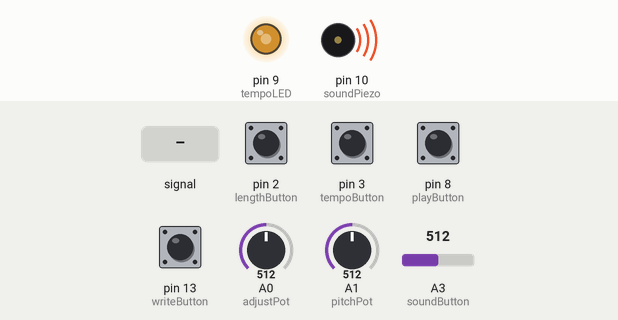
A sketch run on a simulated Arduino Uno, built with avr-gcc and run on an emulated ATmega328P. On the bench: output pins drawn as LEDs (lit = HIGH), buzzer (waves = sounding). The test bench sets the inputs (shaded band); at power-on: pin 2 (lengthButton), pin 3 (tempoButton), pin 8 (playButton), pin 13 (writeButton) LOW, A0 (adjustPot) = 512, A1 (pitchPot) = 512, A3 (soundButton) = 512.

Above: at 1.2 s.
1.3 s: A3 (soundButton) fed a 200 Hz sine of ±81 counts around its level
At 2.07 s:
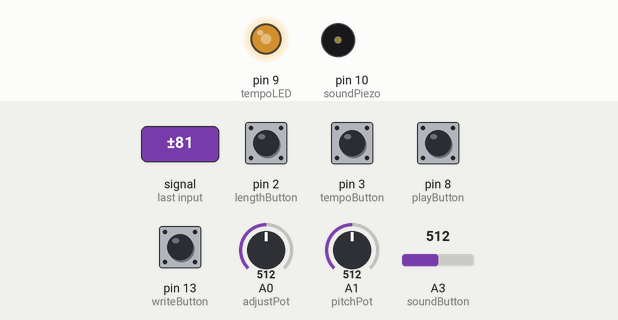
4.3 s: pin 3 (tempoButton) pulled HIGH for 0.15 s
At 4.6 s:
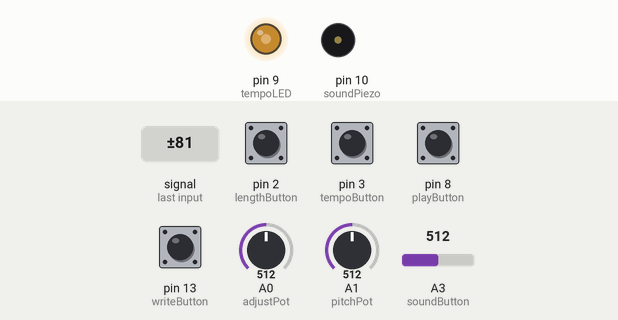
5.9 s: pin 8 (playButton) pulled HIGH for 0.15 s
At 7.2 s:
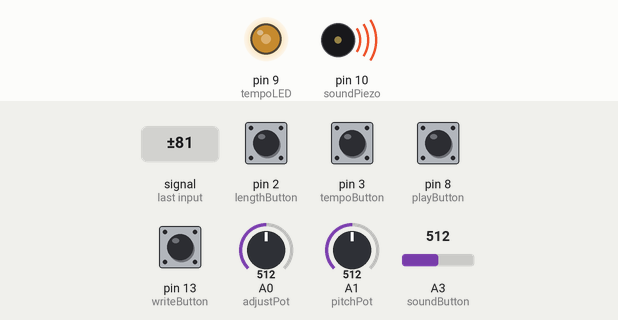
9.0 s: pin 2 (lengthButton) pulled HIGH for 0.15 s
At 9.5 s:
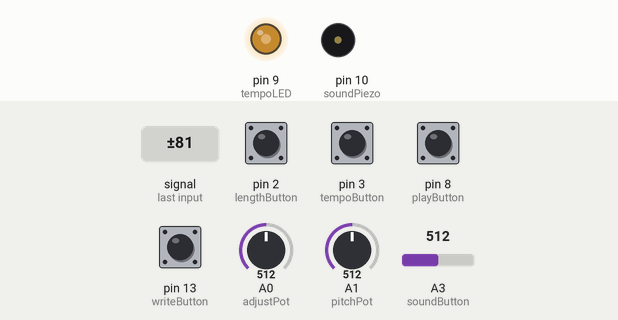
10.7 s: pin 8 (playButton) pulled HIGH for 1 s
At 11.5 s:
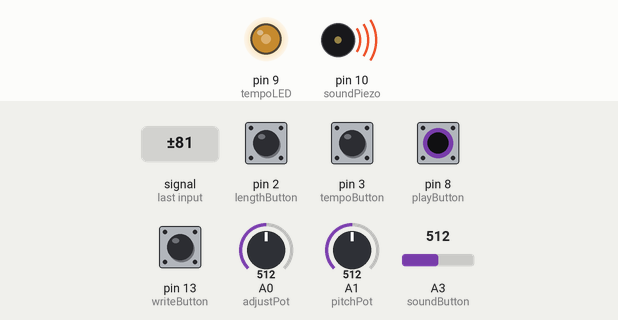
Timing chart, 0 to 14.4 s (numbered marks = the images above; inputs shaded):
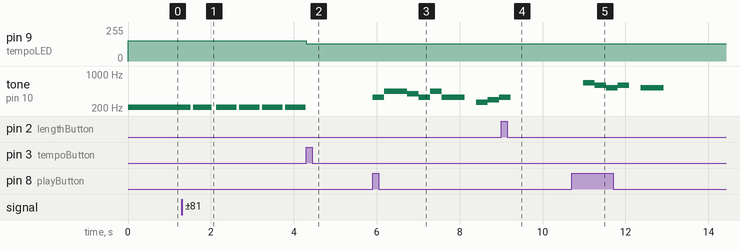

The sketch:

ArduinoMusicSequencer3.ino
```cpp
// Set up LCD.
#include <LiquidCrystal.h>
LiquidCrystal lcd(11, 12, 4, 5, 6, 7);

// Digital Pins
const int lengthButton = 2;
const int tempoButton = 3;
const int playButton = 8;
const int tempoLED = 9;
const int soundPiezo = 10;
const int writeButton = 13;

// Analog Pins
const int adjustPot = 0;
const int pitchPot = 1;

// soundButton could be a Digital Input, but
// it is an Analog Pin since all other
// Digital Pins are used.
const int soundButton = 3;


// Array of names of Notes (to be displayed on LCD
// CLR and REST are special commands and hence have special "frequencies".
const char* Notes[] =  {"CLR", "REST", "A1", "A#1", "B1", "C2", "C#2", "D2", "D#2", "E2", "F2", "F#2", "G2", "G#2", "A2", "A#2", "B2", "C3", "C#3", "D3", "D#3", "E3", "F3", "F#3", "G3", "G#3", "A3", "A#3", "B3", "C4", "C#4", "D4", "D#4", "E4", "F4", "F#4", "G4", "G#4", "A4", "A#4", "B4", "C5", "C#5", "D5", "D#5", "E5", "F5", "F#5", "G5", "G#5", "A5"};
// Parallel Array of Frequencies
const int Frequencies[] = {-1,     0,   55,    58,   62,   65,    69,   73,    78,   82,   87,    92,   98,   104,  110,   117,  123,  131,   139,  147,   156,  165,  175,   185,  196,   208,  220,   233,  247,  262,   277,  294,   311,  330,  349,   370,  392,   415,  440,   466,  494,  523,   554,  587,   622,  659,  698,   740,  784,   831,  880};


const int minPatternLength = 4;
const int maxPatternLength = 64;
volatile int patternLength = 20;

volatile int pattern[maxPatternLength];

// This variable will change based on the desired tempo.
// The lower this value, the faster the tempo.
volatile int delayTime = 250;

// When the user plays a note simply to hear the tone,
// (not actually write it) the note plays for this many
// many milliseconds.
const int testNoteLength = 250;


// These are simple initial values for certain variables,
// used so the LCD has something to display immediatley on startup.
const int initialPitchValue = 0;
const int initialLocationValue = 0;
const int initialLocationFrequencyValue = 0;

// This two values essentially set the minimum
// and maximum possible tempos for the pattern.
const int minDelayValue = 150;
const int maxDelayValue = 400;

void setup() {

// Ensures that all values of pattern are initally set to zero.
  setToZeros(0);

//Startup Song
  pattern[0] = 330;
  pattern[1] = 440;
  pattern[2] = 440;
  pattern[3] = 392;
  pattern[4] = 330;
  pattern[5] = 440;
  pattern[6] = 330;
  pattern[7] = 330;
  pattern[8] = 0;
  pattern[9] = 262;
  pattern[10] = 294;
  pattern[11] = 330;
  pattern[12] = 0;
  pattern[13] = 659;
  pattern[14] = 587;
  pattern[15] = 523;
  pattern[16] = 587;
  pattern[17] = 0;
  pattern[18] = 523;
  pattern[19] = 523;


  pinMode(playButton, INPUT);
  pinMode(tempoLED, OUTPUT);
  pinMode(lengthButton, INPUT);
  pinMode(tempoButton, INPUT);
  pinMode(soundPiezo, OUTPUT);
  pinMode(writeButton, INPUT);


  // The changeTempo and changeLength features are triggered
  // by using iterrupts.
  attachInterrupt(tempoButton-2, changeTempo, RISING);
  attachInterrupt(lengthButton-2, changeLength, RISING);

  displayCurrentValues();


  // Sets the tempoLED to the appropriate brightness based on tempo (delayTime).
  // The shorter the delay time, the brighter the LED.
  analogWrite(tempoLED, map(delayTime, minDelayValue, maxDelayValue, 255, 0));
}

void loop() {

  // These reference variables keep track of what the values of these variables
  // are at the beginning of the loop.  Later in the loop, the program checks if
  // any of these values have changed from what they originally were.  If they have
  // changed, then the LCD is refreshed.  They are set equal to the dummy initial values
  // to avoid issues on the first time through the loop.  These variables are declared as
  // static, so this variable declaration only occurs once, and not every time through the loop.
  static int referencePitchValue = initialPitchValue;
  static int referenceLocationValue = initialLocationValue;
  static int referenceLocationFrequencyValue = initialLocationFrequencyValue;


  // pitchValue corresponds to an index in the Frequencies array.
  int pitchVoltage = analogRead(pitchPot);
  int pitchValue = map(pitchVoltage, 0, 1023, 0, ((sizeof(Frequencies)) / (sizeof(int))));

  // Some issues with flickering occured when pitchVoltage was mapped to its maximum possible value,
  // so the maximum number it could be mapped to is actually one higher than desired.  If this value
  // is obtained, the program immediately decreases it by one.  In this way, the right number of values
  // are effectively mapped and the flickering is avoided.
  if (pitchValue == (sizeof(Frequencies)) / (sizeof(int)))
  {
      pitchValue = ((sizeof(Frequencies)) / (sizeof(int)) - 1);
  }


  // If the soundButton is hit, the piezo will play the current note.
  // Since soundButton had to be used as an analog input (since all other
  // digital inputs were taken), the if statement uses analogRead.  If soundButton
  // were in a digital input, the statement would read: if (digitalRead(soundButton) == HIGH)

  if (analogRead(soundButton) > (1023/2))
  {

    // When pitchValue is equal to 0, it corresponds to CLR.
    // When pitchValue is equal to 1, it corresponds to REST.
    // Since these values do not have actual sounds corresponding to them,
    // no sounds should be played when the soundButton is hit.  Hence the
    // following if statement.
    if (pitchValue > 1)
    {
    tone(soundPiezo, Frequencies[pitchValue], testNoteLength);
    }
  }

  // Similar to pitchVoltage, to stop the screen from flickering, the map function
  // and following if statement are written in this way.
  int locationVoltage = analogRead(adjustPot);
  int locationValue = map(locationVoltage, 0, 1023, 0, patternLength);

  if (locationValue == patternLength)
  {
      locationValue = patternLength - 1;
  }

  // If the user hits the write button, the current note will be placed at the current location
  if (digitalRead(writeButton) == HIGH)
  {

    // If user hits the write button when CLR is on the screen (when Frequencies[pitchValue] equals -1),
    // then the entire pattern will be cleared.  Useful when wanting to start a new pattern.
    if (Frequencies[pitchValue] == -1)
    {
      setToZeros(0);
    }

    // Otherwise, the current note is simply written into the current location.
    else
    {
      pattern[locationValue] = Frequencies[pitchValue];
    }

  }

  // Hitting the play button plays the current pattern, with the
  // ocorrect tempo and length.
  if (digitalRead(playButton) == HIGH)
  {
    playPattern();
  }


  // The following if statement makes it so that the LCD only
  // refreshes if the values being displayed have been changed.
  if ((pitchValue != referencePitchValue) || (locationValue != referenceLocationValue) || (pattern[locationValue] != referenceLocationFrequencyValue))
  {
    lcd.clear();
    lcd.print(Notes[pitchValue]);
    lcd.print(" - ");
    lcd.print(locationValue + 1);
    lcd.print(" - ");
    lcd.print(Notes[findFreqIndex(pattern[locationValue])]);

    // Reference values are now changed to what they currently are.
    // This way, the LCD will only update when one of the values
    // is changed.
    referencePitchValue = pitchValue;
    referenceLocationValue = locationValue;
    referenceLocationFrequencyValue = pattern[locationValue];
  }

  // This short delay is included to alleviate some
  // stress on the Arduino.
  delay(50);
}


void playPattern(){

  // Traverses through the pattern array and plays the corresponding notes.
  // If there is a "0" in the array, no note is played, but the proper amount
  // of time is waited.

  for (int i = 0; i < patternLength; i++)
  {
    lcd.clear();
    if (pattern[i] != 0)
    {
    tone(soundPiezo, pattern[i], delayTime);
    }

    // These three lines display th current location and note
    // being played in the pattern.  i + 1 is printed because
    // this value would make more sense to the user.  For instance,
    // for a four note pattern, the function will play the frequencies
    // in indexes 0, 1, 2, and 3 of the pattern array, but to a user/musician,
    // it would make more sense to see 1, 2, 3, 4.
    lcd.print(i + 1);
    lcd.print(" - ");
    lcd.print(Notes[findFreqIndex(pattern[i])]);

    // This delay call is how the tempo functionality works.  The
    // changeTempo function changes the value of delayTime, and in turn
    // changes how fast the notes will play.
    delay(delayTime);
  }

  displayCurrentValues();
}


void changeTempo(){
  lcd.clear();
  int tempoValue;

  // This referenceTempo variable is again used so that the
  // LCD only updates when a value is changed.
  int referenceTempo = 0;

  // The user can scroll through all possible tempo values.
  // The playButton is used to exit the changeTempo mode.
  while (digitalRead(playButton) == LOW)
  {
    int tempoVoltage = analogRead(adjustPot);
    // Again, map and if statement written to avoid observed screen
    // flickering issue.
    tempoValue = map(tempoVoltage, 0, 1023, maxDelayValue, minDelayValue - 1);
    if (tempoValue == minDelayValue - 1)
    {
      tempoValue = minDelayValue;
    }

    // The LED should be at its brightest when tempoValue is at its lowest.
    int LEDBrightness = map(tempoValue, minDelayValue, maxDelayValue, 255, 0);
    analogWrite(tempoLED, LEDBrightness);

    // Screen is only updated if tempoValue is changed.
    if (tempoValue != referenceTempo)
    {

      // When displaying to tempo for the user, 1 will be the minimum tempo and
      // 100 will be the maximum tempo.  This  inutivitvely makes more sense to the user compared
      // to displaying to them a delay time.
      int displayTempoValue = map(tempoValue, minDelayValue, maxDelayValue, 100, 1);
      lcd.clear();
      lcd.print("Tempo: ");
      lcd.print(displayTempoValue);
      referenceTempo = tempoValue;

      // playPattern uses delayTime, so changing delayTime will affect
      // how the pattern is played.  The result is the desired effect of
      // changing the tempo.
      delayTime = tempoValue;
    }
  }

  // When leaving the function, occasionally only a blank
  // screen would be displayed, so these lines were included.
  lcd.clear();
  displayCurrentValues();
}


void changeLength(){
  lcd.clear();
  int lengthVoltage;
  int lengthValue;
  int referenceLengthValue = 0;

  // The user can scroll through all possible pattern length values.
  // The playButton is used to exit the changeLength mode.
  while (digitalRead(playButton) == LOW)
  {
    lengthVoltage = analogRead(adjustPot);
    lengthValue = map(lengthVoltage, 0, 1023, minPatternLength, maxPatternLength + 1);
    if (lengthValue == maxPatternLength + 1)
    {
      lengthValue = maxPatternLength;
    }
    if (lengthValue != referenceLengthValue)
    {
      lcd.clear();
      lcd.print("Length: ");
      lcd.print(lengthValue);
      referenceLengthValue = lengthValue;
    }
  }

  // When the play button is hit, the pattern is played up
  // to the index patternLength, so changing this index changes
  // the length of the array.
  patternLength = lengthValue;

  // When leaving the function, occasionally only a blank
  // screen would be displayed, so these lines were included.
  lcd.clear();
  displayCurrentValues();
}


// Sets all indexes of an array icluding and
// after x equal to 0.
void setToZeros(int x)
{
  for (int i = x; i < (((sizeof(pattern)) / (sizeof(int)))); i++)
  {
    pattern[i] = 0;
  }
}


// When leaving the changeTempo and changeLength functions,
// the screen would occasionally stay blank until a potentiometer
// was adjusted.  This function ensures that the this "blank screen"
// does not occur.

void displayCurrentValues()
{
  int pitchVoltage = analogRead(pitchPot);
  int pitchValue = map(pitchVoltage, 0, 1023, 0, ((sizeof(Frequencies)) / (sizeof(int))));

  if (pitchValue == (sizeof(Frequencies)) / (sizeof(int)))
  {
      pitchValue = ((sizeof(Frequencies)) / (sizeof(int)) - 1);
  }


  int locationVoltage = analogRead(adjustPot);
  int locationValue = map(locationVoltage, 0, 1023, 0, patternLength);

  if (locationValue == patternLength)
  {
      locationValue = patternLength - 1;
  }

   lcd.clear();
   lcd.print(Notes[pitchValue]);
   lcd.print(" - ");
   lcd.print(locationValue + 1);
   lcd.print(" - ");
   lcd.print(Notes[findFreqIndex(pattern[locationValue])]);

}


// This function returns the index of where a given
// frequency is in the Frequency array.  This function
// is useful in getting the name of a note given its frequency,
// since the Frequencies and Notes arrrays are parallel.
int findFreqIndex(int x)
{
  boolean found = false;
  int ret = 0;
  for(int i = 0; i < ((sizeof(Frequencies)) / (sizeof(int))); i++)
  {
    if (Frequencies[i] == x)
    {
    found = true;
    ret = i;
    }
  }

  // If the variable found is never set to true, then
  // the given frequency is not in the Frequency array,
  // and -1 is returned.
  if (found == true)
  {
  return ret;
  }
  else
  {
    // The program should only reach this else statement if an
    // invalid frequency is given to it (which should never happen),
    // but if this else block is triggered 1 is returned.  This 1
    // corresponds to REST, which is a reasonable value to return if
    // an invalid frequency is given to the function.  (-1 could be
    // returned, but that would surely cause the program to crash,
    // since the number being returned is supposed to be an index in
    // the Frequency array.)
    return 1;
  }
}
```

Measured:
- after the input at 1.3 s, tone on pin 10 (soundPiezo): alternates 208 Hz for 0.50 s and silent for 0.05 s, starting after 0.22 s
- after the input at 4.3 s, pin 9 (tempoLED): 153/255 → 128/255 at once; tone on pin 10 (soundPiezo): stops changing and stays silent
- after the input at 5.9 s, tone on pin 10 (soundPiezo): plays 330 Hz for 0.28 s, 440 Hz for 0.55 s, 392 Hz for 0.28 s, 330 Hz for 0.28 s, 440 Hz for 0.28 s, 330 Hz for 0.55 s … (9 notes in this stretch), starting at once
- after the input at 9.0 s, tone on pin 10 (soundPiezo): goes on until 9.2 s, then stays silent
- after the input at 10.7 s, tone on pin 10 (soundPiezo): plays 659 Hz for 0.28 s, 587 Hz for 0.28 s, 523 Hz for 0.28 s, 587 Hz for 0.28 s, 523 Hz for 0.55 s, starting after 0.28 s
